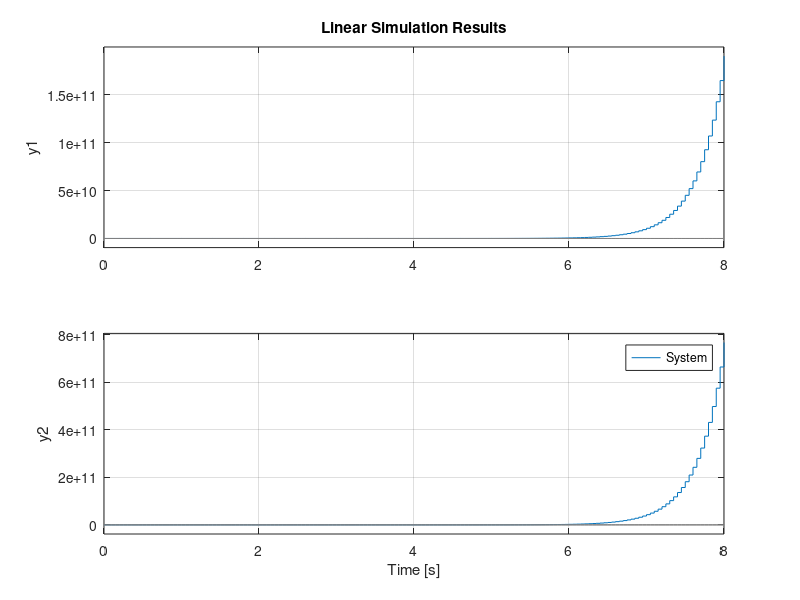

Here is the MATLAB script that generated this plot: (Note: this script raises an error after producing the figure.)
%% Prepare workspace
close all;
clear all;
clc;

%% Create the system
% The system has two states and one single input
A = [1, 0.9;0,1.1]*1.05;
B = [1.3,2; 0,1];
C = [1.15,2.3;5,6];
D = [0,1;2,3];

sys = ss(A,B,C,D,0.05);

x0 = [-0.2 0.3];                % Initial system states
t = 0:0.05:8;                   % Lenth of the trajectory (samplingtime 0.05s)
u_d = zeros(length(t),2);       % Create input trajectory
u_d(t>=2,1) = 1;
u_d(t>=2,2) = 2;
u_d = randn(length(t),2);

[y_d,t] = lsim(sys,u_d,t,x0);   % Simulate system response

figure()
lsim(sys,u_d,t,x0)              % Plot system response
legend('System')
grid on

%% Initalize DDMPC
n = 2;      % Upper system order
L = 50;     % Prediction horizon
R = 0.1*eye(2);    % Cost matrix R
Q = 1*eye(2);      % Cost matix Q

ddmpc= DDMPC(u_d,y_d,Q,R,1,L);

%% Training
% Initial training values
u = randn(2,1);
x = randn(n,1);
y_traj =[];
for i=1:100
    y = C * x + D * u;
    x = A * x + B * u;
    u = ddmpc.step(u,y); 
    y_traj = [y_traj; y'];
end
figure
plot(y_traj)
